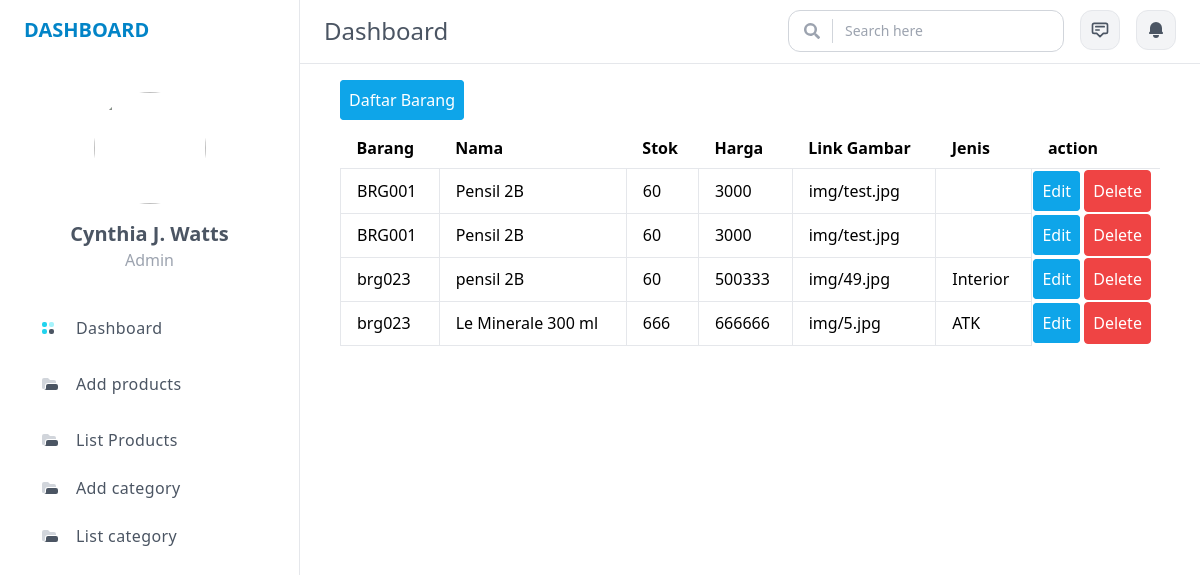
/vbrg/, run on an earlier commit of the app's database.
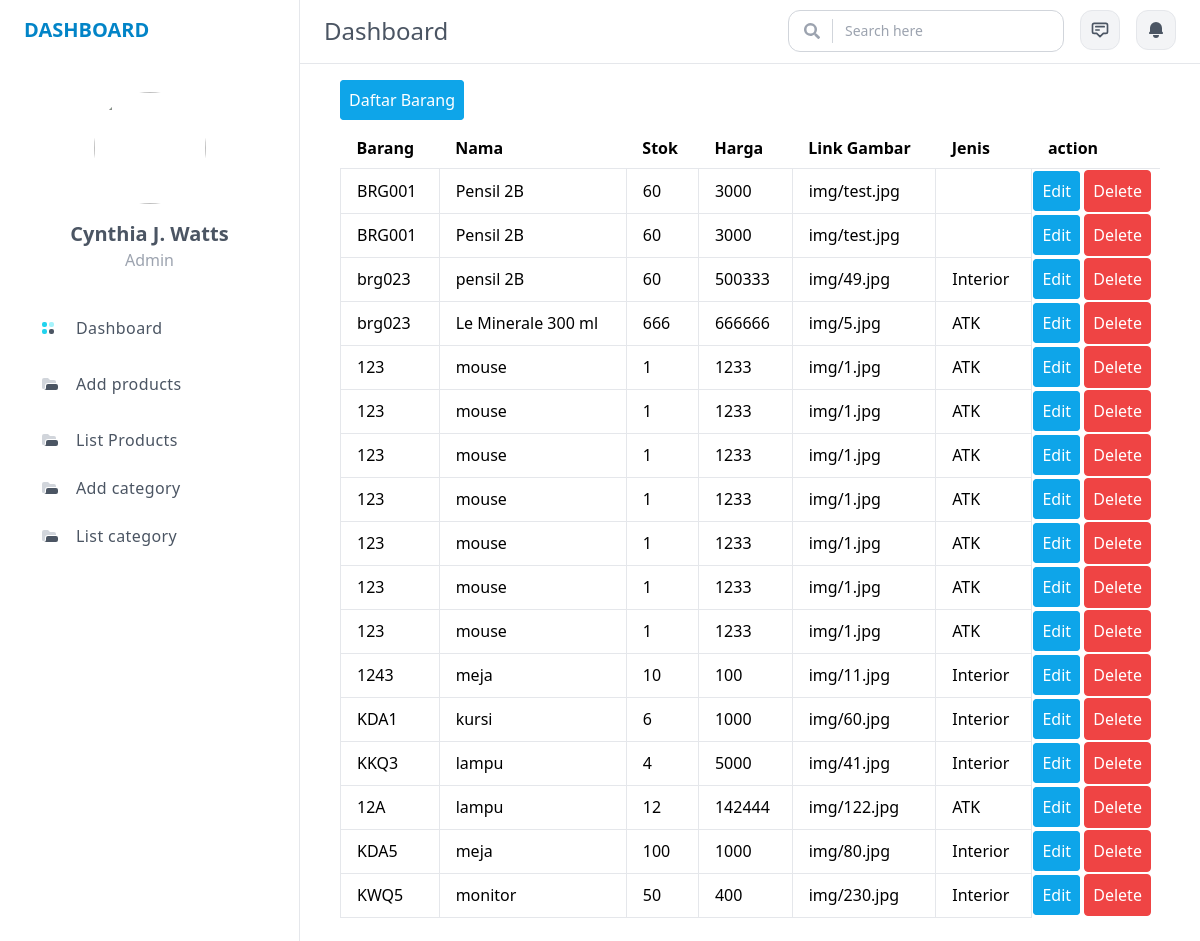
And on a later commit of the database.
### dashboard/models.py (models this page shows, shortened)
class Barang(models.Model):
    kodebrg=models.CharField(max_length=8)
    nama=models.CharField(max_length=50)
    stok=models.IntegerField()
    harga=models.BigIntegerField()
    link_gbr=models.CharField(max_length=150, blank=True)
    waktu_posting=models.DateTimeField(auto_now_add=True)
    jenis_id=models.ForeignKey(Jenis, on_delete=models.CASCADE,null=True)

class Jenis(models.Model):
    nama=models.CharField(max_length=50)
    ket=models.TextField()

### dashboard/views.py (the view)
# urls.py: path('vbrg/',Barang_View),
def Barang_View(request):
    barangs=Barang.objects.all()
    konteks={
        'barangs':barangs,
    }
    return render(request,'tampil_brg.html',konteks)

### templates/tampil_brg.html (shortened to what this page needs)
{% extends 'base.html' %}
{% block content %}
<div class="px-6 pt-6 2xl:container">
  <section class="container px-4 mx-auto">
    <label for="name" class="bg-sky-500 hover:bg-sky-700 text-white py-2 px-2 border border-sky-500 rounded">Daftar Barang</label>
    <table class="min-w-full divide-y mt-4 divide-gray-200 light:divide-gray-700">
      <thead>
        <tr>
          <th class="text-left px-4 py-2">Barang</th>
          <th class="text-left px-4 py-2">Nama</th>
          <th class="text-left px-4 py-2">Stok</th>
          <th class="text-left px-4 py-2">Harga</th>
          <th class="text-left px-4 py-2">Link Gambar</th>
          <th class="text-left px-4 py-2">Jenis</th>
          <th class="text-left px-4 py-2">action</th>
        </tr>
      </thead>
      <tbody>
        {% for Barang in barangs %}
        <tr>
          <td class="border px-4 py-2">{{ Barang.kodebrg }}</td>
          <td class="border px-4 py-2">{{ Barang.nama }}</td>
          <td class="border px-4 py-2">{{ Barang.stok }}</td>
          <td class="border px-4 py-2">{{ Barang.harga }}</td>
          <td class="border px-4 py-2">{{ Barang.link_gbr }}</td>
          <td class="border px-4 py-2">{{ Barang.jenis_id.nama}}</td>
          <td>
            <a href="{% url 'ubah_brg' Barang.id %}"
              class="bg-sky-500 hover:bg-sky-700 text-white py-2 px-2 border border-sky-500 rounded">Edit</a>
            <button data-modal-target="popup-modal-{{ Barang.id }}" data-modal-toggle="popup-modal-{{ Barang.id }}"
              class="bg-red-500 hover:bg-red-700 text-white py-2 px-2 border border-red-500 rounded"
              type="button">
              Delete
            </button>
          </td>
        </tr>
        <tr>
          {% endfor %}
      </tbody>
    </table>
    {% endblock %}

### templates/base.html (shortened to what this page needs)
<!DOCTYPE html>
<html lang="en">
<head>
</head>
<body>
  <aside
    class="ml-[-100%] fixed z-10 top-0 pb-3 px-6 w-full flex flex-col justify-between h-screen border-r bg-white transition duration-300 md:w-4/12 lg:ml-0 lg:w-[25%] xl:w-[20%] 2xl:w-[15%]">
    <div>
      <div class="-mx-6 px-6 py-4">
        <a href="#" title="home" class="text-xl text-sky-600 font-bold uppercase">
          Dashboard
        </a>
      </div>
      <div class="mt-8 text-center">
        <img src="https://tailus.io/sources/blocks/stats-cards/preview/images/second_user.webp" alt=""
          class="w-10 h-10 m-auto rounded-full object-cover lg:w-28 lg:h-28">
        <h5 class="hidden mt-4 text-xl font-semibold text-gray-600 lg:block">Cynthia J. Watts</h5>
        <span class="hidden text-gray-400 lg:block">Admin</span>
      </div>
      <ul class="space-y-2 tracking-wide mt-8">
        <li>
          <a href="/beranda" class="px-4 py-3 flex items-center space-x-4 rounded-md text-gray-600 group">
            <span class="-mr-1 font-medium">Dashboard</span>
          </a>
        </li>
        <li>
          <a href="/addbrg" class="px-4 py-3 flex items-center space-x-4 rounded-md text-gray-600 group">
            <span class="group-hover:text-gray-700">Add products</span>
          </a>
        </li>
        <li>
          <a href="/vbrg" class="px-4 py-3 flex items-center space-x-4 rounded-md text-gray-600 group">
            <span class="group-hover:text-gray-700">List Products</span>
          </a>
          <a href="/tambah_Kategori" class="px-4 py-3 flex items-center space-x-4 rounded-md text-gray-600 group">
            <span class="group-hover:text-gray-700">Add category</span>
          </a>
          <a href="/vkategori" class="px-4 py-3 flex items-center space-x-4 rounded-md text-gray-600 group">
            <span class="group-hover:text-gray-700">List category</span>
          </a>
        </li>
      </ul>
    </div>
  </aside>
  <div class="ml-auto mb-6 lg:w-[75%] xl:w-[80%] 2xl:w-[85%]">
    <div class="sticky z-10 top-0 h-16 border-b bg-white lg:py-2.5">
      <div class="px-6 flex items-center justify-between space-x-4 2xl:container">
        <h5 hidden class="text-2xl text-gray-600 font-medium lg:block">Dashboard</h5>
        <div class="flex space-x-4">
          <div hidden class="md:block">
            <div class="relative flex items-center text-gray-400 focus-within:text-cyan-400">
              <span class="absolute left-4 h-6 flex items-center pr-3 border-r border-gray-300">
              </span>
              <input type="search" name="leadingIcon" id="leadingIcon" placeholder="Search here"
                class="w-full pl-14 pr-4 py-2.5 rounded-xl text-sm text-gray-600 outline-none border border-gray-300 focus:border-cyan-300 transition">
            </div>
          </div>
          <button aria-label="chat"
            class="w-10 h-10 rounded-xl border bg-gray-100 focus:bg-gray-100 active:bg-gray-200">
            <svg xmlns="http://www.w3.org/2000/svg" class="h-5 w-5 m-auto text-gray-600" fill="none" viewBox="0 0 24 24"
              stroke="currentColor">
              <path stroke-linecap="round" stroke-linejoin="round" stroke-width="2"
                d="M7 8h10M7 12h4m1 8l-4-4H5a2 2 0 01-2-2V6a2 2 0 012-2h14a2 2 0 012 2v8a2 2 0 01-2 2h-3l-4 4z" />
            </svg>
          </button>
          <button aria-label="notification"
            class="w-10 h-10 rounded-xl border bg-gray-100 focus:bg-gray-100 active:bg-gray-200">
            <svg xmlns="http://www.w3.org/2000/svg" class="h-5 w-5 m-auto text-gray-600" viewBox="0 0 20 20"
              fill="currentColor">
              <path
                d="M10 2a6 6 0 00-6 6v3.586l-.707.707A1 1 0 004 14h12a1 1 0 00.707-1.707L16 11.586V8a6 6 0 00-6-6zM10 18a3 3 0 01-3-3h6a3 3 0 01-3 3z" />
            </svg>
          </button>
        </div>
      </div>
    </div>
    {% block content %}
    {% endblock %}
  </div>
  <script src="https://cdn.tailwindcss.com"></script>
</body>
</html>

What changed in the data, as far as the page shows it:
added Barang: kodebrg "123", nama "mouse", stok "1", harga "1233", link_gbr "img/1.jpg", jenis_id.nama "ATK"
added Barang: kodebrg "123", nama "mouse", stok "1", harga "1233", link_gbr "img/1.jpg", jenis_id.nama "ATK"
added Barang: kodebrg "123", nama "mouse", stok "1", harga "1233", link_gbr "img/1.jpg", jenis_id.nama "ATK"
added Barang: kodebrg "123", nama "mouse", stok "1", harga "1233", link_gbr "img/1.jpg", jenis_id.nama "ATK"
added Barang: kodebrg "123", nama "mouse", stok "1", harga "1233", link_gbr "img/1.jpg", jenis_id.nama "ATK"
added Barang: kodebrg "123", nama "mouse", stok "1", harga "1233", link_gbr "img/1.jpg", jenis_id.nama "ATK"
added Barang: kodebrg "123", nama "mouse", stok "1", harga "1233", link_gbr "img/1.jpg", jenis_id.nama "ATK"
added Barang: kodebrg "1243", nama "meja", stok "10", harga "100", link_gbr "img/11.jpg", jenis_id.nama "Interior"
added Barang: kodebrg "KDA1", nama "kursi", stok "6", harga "1000", link_gbr "img/60.jpg", jenis_id.nama "Interior"
added Barang: kodebrg "KKQ3", nama "lampu", stok "4", harga "5000", link_gbr "img/41.jpg", jenis_id.nama "Interior"
added Barang: kodebrg "12A", nama "lampu", stok "12", harga "142444", link_gbr "img/122.jpg", jenis_id.nama "ATK"
added Barang: kodebrg "KDA5", nama "meja", stok "100", harga "1000", link_gbr "img/80.jpg", jenis_id.nama "Interior"
added Barang: kodebrg "KWQ5", nama "monitor", stok "50", harga "400", link_gbr "img/230.jpg", jenis_id.nama "Interior"
